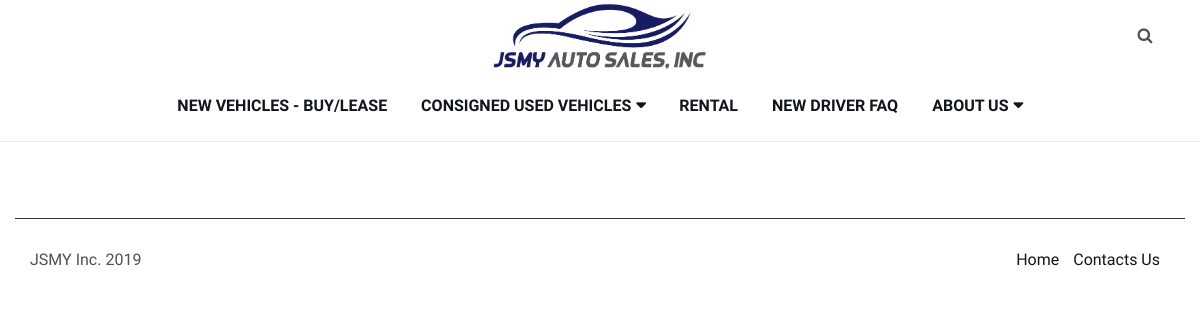
The app's page /rental/, older data.
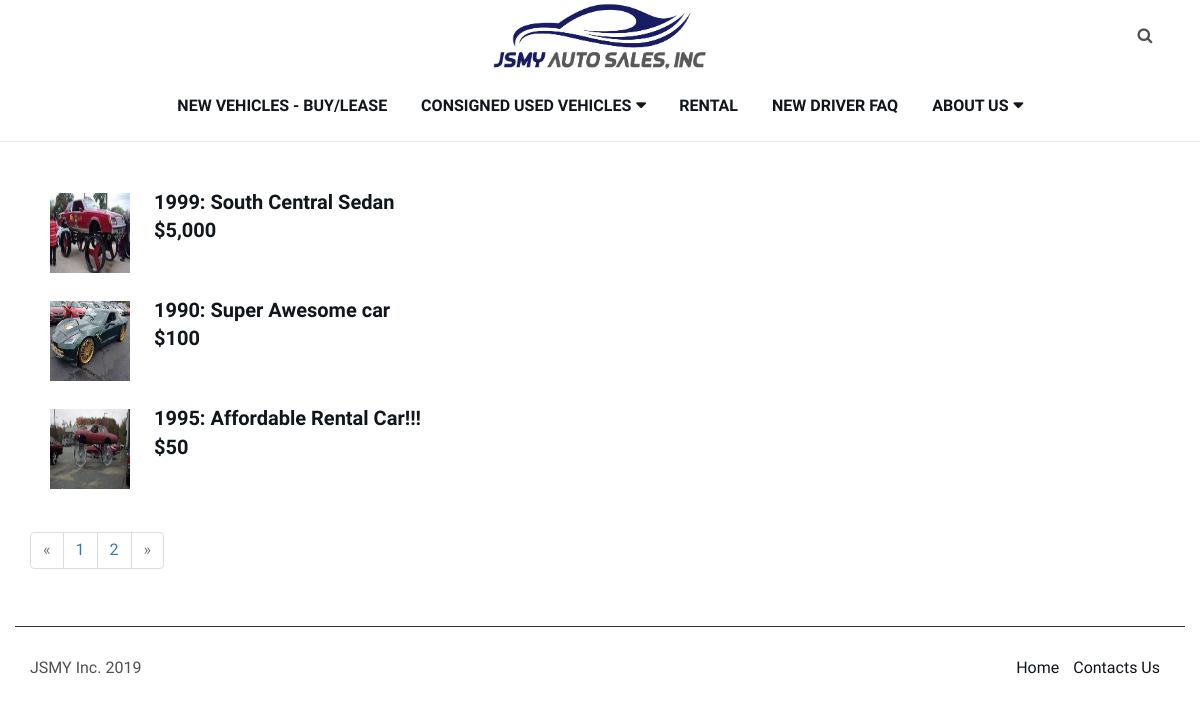
The same page, newer data.
### listing/models.py (models this page shows, shortened)
class Car(models.Model):
    type = models.CharField(max_length=25, choices=[('New', 'New Vehicle'), ('Used', 'Used Vehicle'), ('Lease', 'Rental Vehicle'),('faq', 'FAQ')], default='New', verbose_name='Listing Type')
    title = models.CharField(max_length=500, verbose_name='Title of Vehicle Listing')
    price = models.DecimalField(max_digits=8, decimal_places=2, verbose_name='Price of Vehicle in Dollar Amount')
    body = RichTextField(verbose_name='Description of Vehicle')
    slug = models.SlugField(max_length=200, unique=True, verbose_name='SLUG: Your URL will have this in the address')
    publish = models.BooleanField(default=True)
    sold = models.CharField(max_length=10,verbose_name='Sold Y/N',choices=[('Sale', 'For Sale'), ('Sold', 'Sold')], default='Sale')
    created = models.DateField(auto_now_add=True)
    modified = models.DateField(auto_now=True)
    object = EntryQuerySet.as_manager()
    class Meta:
        verbose_name = "Car Listing Entry"
        verbose_name_plural = "Car Listing Entries"
        ordering = ["-created"]

### listing/views.py (the view)
# urls.py: path('rental/', views.lease.as_view(), name='rentalListing'),
class lease(TemplateView):
    template_name = 'listing/rental.html'
    def get(self, request,):
        cursor = connection.cursor()
        cursor.execute(
            'select listing_carimg.LImage, listing_car.price,listing_car.slug, listing_car.title from listing_car inner join listing_carimg on listing_car.id = listing_carimg.car_id where listing_carimg.mainimage = 1 and listing_car.type ="Lease" and listing_car.publish = 1 ORDER BY listing_car.id desc ')
        df = dictfetchall(cursor)
        posts = Car.object.filter(type="Lease", publish=True, created__lte=timezone.now()).order_by('-pk')
        page = request.GET.get('page', 1)
        paginator = Paginator(df, 3)
        try:
            pag = paginator.page(page)
        except PageNotAnInteger:
            pag = paginator.page(1)
        except EmptyPage:
            pag = paginator.page(paginator.num_pages)
        return render(request, self.template_name, {'posts': posts, 'pag':pag})

### listing/views.py (called while the page is built)
def dictfetchall(cursor):
    desc = cursor.description
    return [
            dict(zip([col[0] for col in desc], row))
            for row in cursor.fetchall()
    ]

### listing/templates/listing/rental.html (shortened to what this page needs)
<!DOCTYPE html>
<html lang="en">
<head>
</head>
{% extends 'index.html' %}
{% load static %}
{% load humanize %}
{% block summary %}
<body>
        <br>
        <br>
        {% for Car in pag %}
            <div class="container">
                <a href="{% url 'listing:detailListing' Car.slug%}">
                    <img src="/../media/{{ Car.LImage }}" width="70" height="70" align="middle" hspace="20">
                    <span class="a">{{ Car.title }}<br>${{ Car.price|floatformat:0|intcomma }}</span>
                </a>
                <br>
            </div>
        {% endfor %}
        <div class="container">
            {% if pag.has_other_pages %}
                <ul class="pagination">
                    {% if pag.has_previous %}
                        <li><a href="?page={{ pag.previous_page_number }}">&laquo;</a></li>
                    {% else %}
                        <li class="disabled"><span>&laquo;</span></li>
                    {% endif %}
                    {% for i in pag.paginator.page_range %}
                        {% if users.number == i %}
                            <li class="active"><span>{{ i }} <span class="sr-only">(current)</span></span></li>
                        {% else %}
                            <li><a href="?page={{ i }}">{{ i }}</a></li>
                        {% endif %}
                    {% endfor %}
                    {% if users.has_next %}
                        <li><a href="?page={{ pag.next_page_number }}">&raquo;</a></li>
                        {% else %}
                        <li class="disabled"><span>&raquo;</span></li>
                        {% endif %}
                </ul>
            {% endif %}
        </div>
</body>
{% endblock %}

### templates/index.html (shortened to what this page needs)
<!DOCTYPE html>
<html lang="en">
{% load static %}
{% load humanize %}
<head>
{% block head %}
	<link type="text/css" rel="stylesheet" href="{% static 'bootstrap.min.css' %}" />
	<link rel="stylesheet" href='{% static "font-awesome.min.css" %}'>
	<link type="text/css" rel="stylesheet" href='{% static "style.css" %}' />
{% endblock %}
</head>
<body>
    {% block header %}
	<header id="header">
		<div id="nav">
			<div id="nav-top">
				<div class="container">
					<div class="nav-logo">
						<p><a href="{% url 'index' %}" class="logo"><img src="{% static 'logo.png' %}" alt=""></a></p><br>
					</div>
					<div class="nav-btns">
						<button class="search-btn"><i class="fa fa-search"></i></button>
					</div>
			    </div>
				<div class="container">
					<ul class="nav-menu">
						<li><a href="{% url 'listing:newListing' %}">New Vehicles - Buy/Lease</a></li>
						<li class="has-dropdown">
							<a href="{% url 'listing:usedListing' %}">Consigned Used Vehicles</a>
						</li>
						<li><a href="{% url 'listing:rentalListing' %}">Rental</a></li>
						<li><a href="{% url 'listing:faq' %}">New Driver FAQ</a></li>
						<li class="has-dropdown"><a href="">About Us</a>
                        </li>
					</ul>
				</div>
		    </div>
	</header>
    {% endblock %}
    {% block summary %}{% endblock %}
    {% block footer %}
        <footer>
            <div class="container">
                <div class="footer-bottom row">
                    <div class="col-md-6 col-md-push-6">
                        <ul class="footer-nav">
                            <li><a href="{% url 'index' %}">Home</a></li>
                            <li><a href="{% url 'listing:contactus' %}">Contacts Us</a></li>
                        </ul>
                    </div>
                    <div class="col-md-6 col-md-pull-6">
                        <div class="footer-copyright">
                            <p>JSMY Inc. <script>document.write(new Date().getFullYear());</script></p>
                        </div>
                    </div>
                </div>
            </div>
        </footer>
    {% endblock %}
</body>
</html>

### listing/static/style.css (style rules this page uses)
body { font-family: 'Muli', sans-serif; font-size: 16px; color: #505050; font-weight: 400; overflow-x: hidden; }
p { margin: 0px 0px 20px; }
a { color: #11151c; -webkit-transition: 0.2s color; transition: 0.2s color; }
ul, ol { margin: 0; padding: 0; list-style: none }
#nav { border-bottom: 1px solid #e8eaed; }
#nav:after { content: ""; position: fixed; left: 0; right: 0; bottom: 0; top: 0; background-color: rgba(0, 0, 0, 0.5); z-index: 90; opacity: 0; visibility: hidden; -webkit-transition: 0.2s all; transition: 0.2s all; }
#nav-top { text-align: center; }
#nav-top>.container { position: relative; }
.nav-logo { position: absolute; left: 50%; -webkit-transform: translateX(-50%); -ms-transform: translateX(-50%); transform: translateX(-50%); }
.nav-logo .logo { display: inline-block; line-height: 70px; height: 70px; }
.nav-logo .logo>img { width: 100%; max-height: 70px; }
.nav-btns { float: right; padding: 10px 0px; }
.nav-btns>button { width: 50px; height: 50px; line-height: 50px; text-align: center; border: none; background: transparent; }
.nav-menu { position: relative; text-align: center; float: none; }
.nav-menu>li { float: none; display: inline-block; }
.nav-menu>li>a { display: block; padding: 25px 15px; line-height: 20px; font-weight: 700; text-transform: uppercase; }
.nav-menu li.has-dropdown { position: relative; }
.nav-menu li.has-dropdown>a:after { font-family: 'FontAwesome'; content: "\f0d7"; margin-left: 5px; }
.footer-bottom { margin-top: 30px; padding-top: 30px; border-top: 1px solid #323335; }
.footer-nav { text-align: right; }
.footer-nav li { display: inline-block; margin-right: 10px; }

### listing/templates/listing/rental.html (style rules this page uses)
a { display: block; text-decoration: none; }
a img { display: inline-block; width: 80px; height: 80px; }
a span { display: inline-block; font-size: 20px; font-weight: bold; }

Row changes from the older to the newer data that the page shows:
added Car: shows a picture, title "1999: South Central Sedan", price "5,000"
added Car: shows a picture, title "1990: Super Awesome car", price "100"
added Car: shows a picture, title "1995: Affordable Rental Car!!!", price "50"
Text that changed along with them:
new list line: "1"
new list line: "2"
